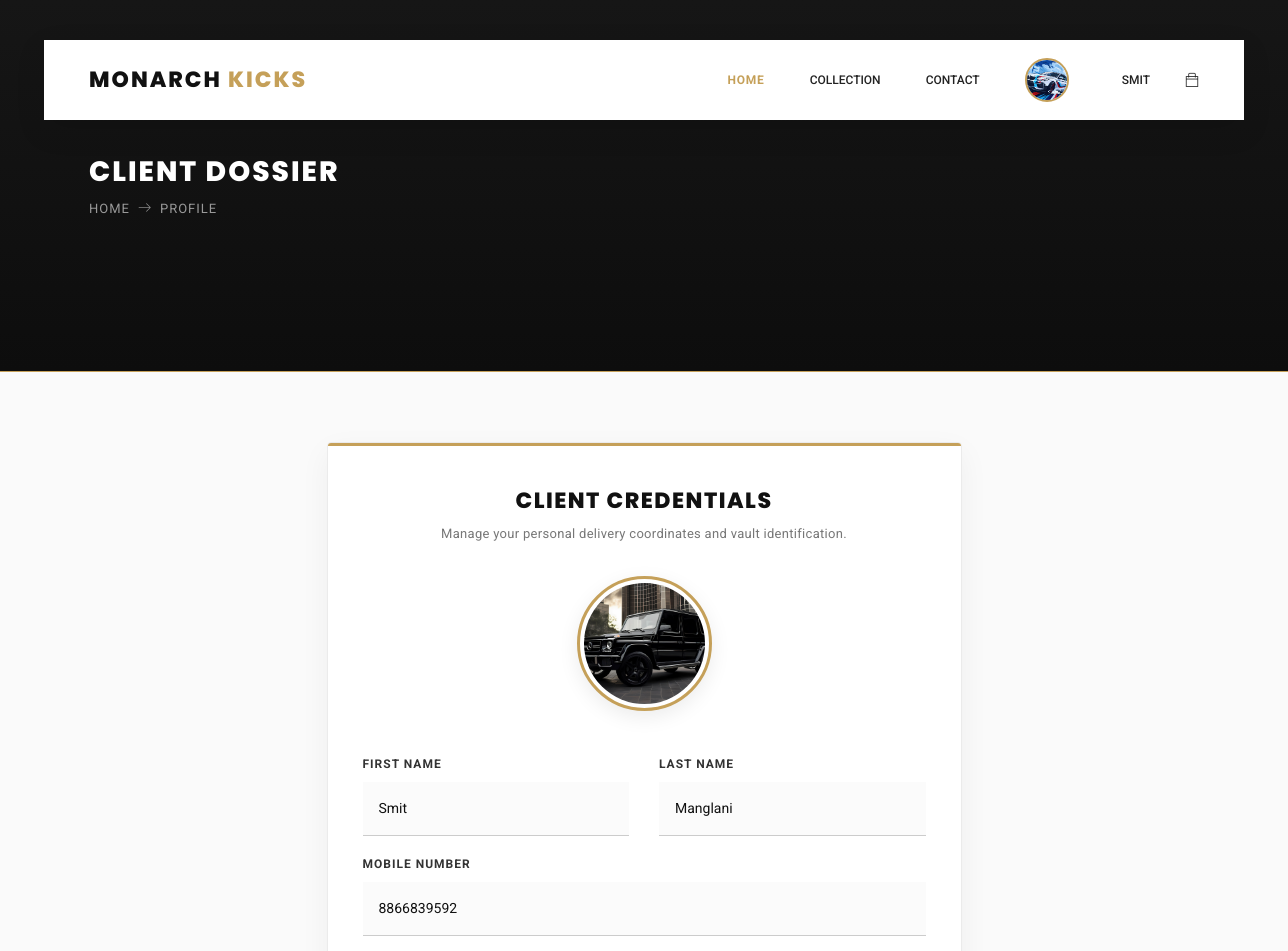
The page /profile/ (signed in, upper part) on the database as committed earlier.
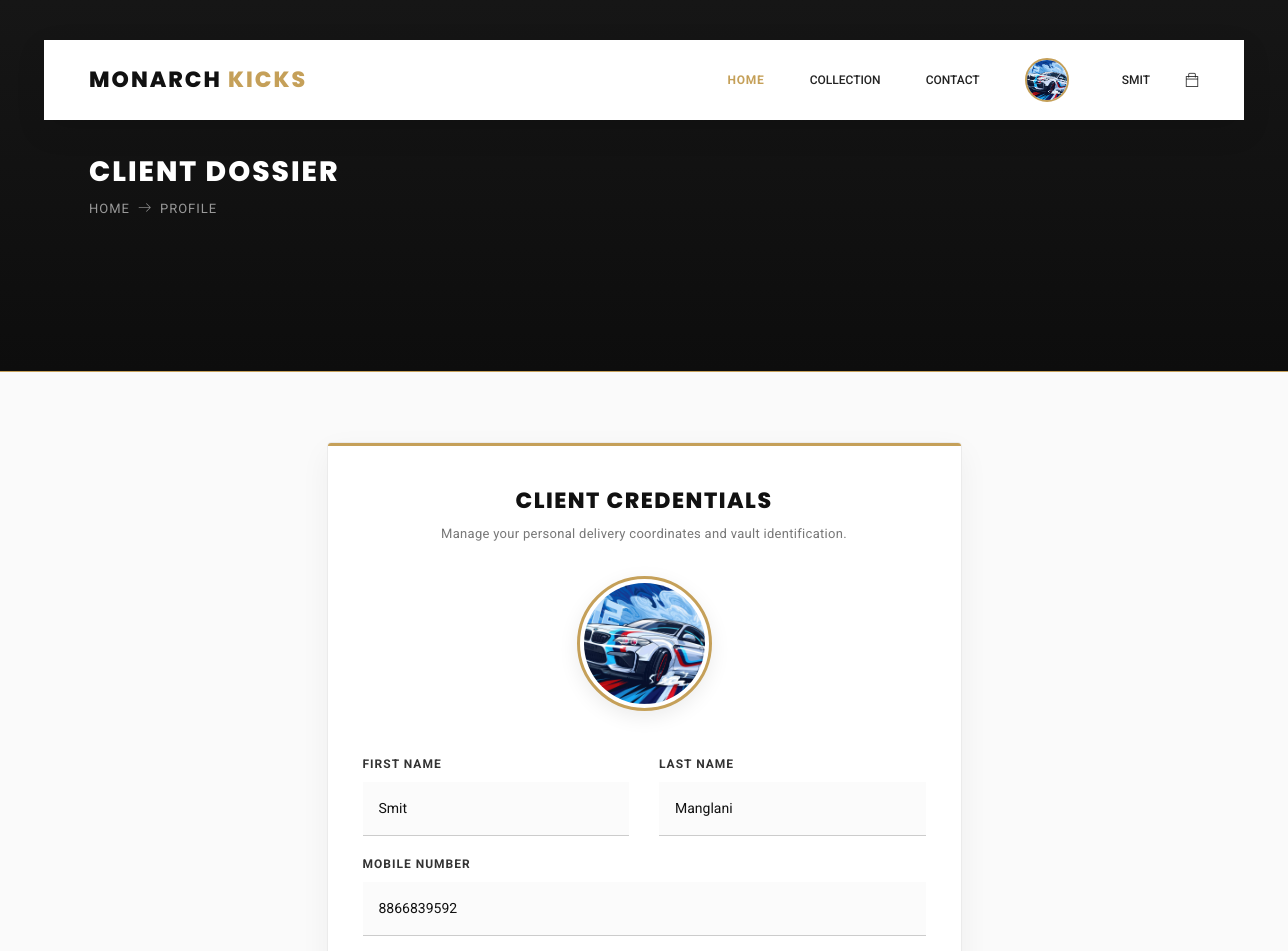
The same page on the database as committed later.
### newapp/models.py (models this page shows, shortened)
class User(models.Model):
    fname = models.CharField(max_length=100)
    lname = models.CharField(max_length=100)
    email = models.EmailField()
    mobile = models.CharField(max_length=20)
    address = models.TextField()
    password = models.CharField(max_length=100)
    profile_picture = models.ImageField(upload_to='profile_picture/')
    usertype=models.CharField(max_length=100,default="buyer")

### newapp/views.py (the view)
# urls.py: path('profile/', views.profile, name='profile'),
def profile(request):
    user = User.objects.get(email=request.session['email'])
    if request.method == 'POST':
        user.fname = request.POST['fname']
        user.lname = request.POST['lname']
        user.mobile = request.POST['mobile']
        user.address = request.POST['address']
        try:
            user.profile_picture = request.FILES['profile_picture']
        except:
            pass
        user.save()
        request.session['profile_picture'] = user.profile_picture.url
        msg = "Profile Updated Successfully"
        if user.usertype == "buyer":
            return render(request, 'profile.html', {'msg': msg, 'user': user})
        else:
            return render(request, 'seller-profile.html', {'msg': msg, 'user': user})
    else:
        if user.usertype == "buyer":
            return render(request, 'profile.html', {'user': user})
        else:
            return render(request, 'seller-profile.html', {'user': user})

### newapp/templates/profile.html (shortened to what this page needs)
{% extends 'header.html' %}
{% load static %}
{% block content %}
    <section class="banner-area luxury-profile-banner">
       <div class="container">
          <div class="breadcrumb-banner d-flex flex-wrap align-items-center justify-content-between">
             <div class="col-first">
                <h1>Client Dossier</h1>
                <nav class="d-flex align-items-center mt-2">
                   <a href="/">Home<span class="lnr lnr-arrow-right mx-2"></span></a>
                   <a href="{% url 'profile' %}">Profile</a>
                </nav>
             </div>
          </div>
       </div>
    </section>
    <section class="login_box_area profile-section-area">
       <div class="container">
          <div class="row justify-content-center">
             <div class="col-lg-7 col-md-9">
                <div class="profile-card-luxury">
                   <h3>Client Credentials</h3>
                   <p class="card-subtext">Manage your personal delivery coordinates and vault identification.</p>
                   <form class="row login_form" action="{% url 'profile' %}" method="post" enctype="multipart/form-data" id="registerForm">
                      <div class="col-md-12 text-center mb-3">
                         <div class="avatar-wrapper">
                            <img src="{{ user.profile_picture.url }}" alt="Profile Picture" class="profile-img-preview">
                         </div>
                      </div>
                      <div class="col-md-6 form-group text-left mb-3">
                         <label class="form-label-luxury" for="firstname">First Name</label>
                         <input type="text" class="form-control input-luxury" id="firstname" name="fname" value="{{ user.fname }}" required>
                      </div>
                      <div class="col-md-6 form-group text-left mb-3">
                         <label class="form-label-luxury" for="lastname">Last Name</label>
                         <input type="text" class="form-control input-luxury" id="lastname" name="lname" value="{{ user.lname }}" required>
                      </div>
                      <div class="col-md-12 form-group text-left mb-3">
                         <label class="form-label-luxury" for="mobile">Mobile Number</label>
                         <input type="tel" class="form-control input-luxury" id="mobile" name="mobile" value="{{ user.mobile }}" required>
                      </div>
                   </form>
                </div>
             </div>
          </div>
       </div>
    </section>
{% endblock %}

### newapp/templates/header.html (shortened to what this page needs)
{% load static %}
<!DOCTYPE html>
<html lang="en" class="no-js">
<head>
    <link rel="stylesheet" href="{% static 'css/linearicons.css' %}">
    <link rel="stylesheet" href="{% static 'css/font-awesome.min.css' %}">
    <link rel="stylesheet" href="{% static 'css/themify-icons.css' %}">
    <link rel="stylesheet" href="{% static 'css/bootstrap.css' %}">
    <link rel="stylesheet" href="{% static 'css/owl.carousel.css' %}">
    <link rel="stylesheet" href="{% static 'css/nice-select.css' %}">
    <link rel="stylesheet" href="{% static 'css/nouislider.min.css' %}">
    <link rel="stylesheet" href="{% static 'css/ion.rangeSlider.css' %}" />
    <link rel="stylesheet" href="{% static 'css/ion.rangeSlider.skinFlat.css' %}" />
    <link rel="stylesheet" href="{% static 'css/magnific-popup.css' %}">
    <link rel="stylesheet" href="{% static 'css/main.css' %}">
    <link rel="stylesheet" href="{% static 'css/theme.css' %}">
</head>
<body>
    <header class="header_area sticky-header">
       <div class="main_menu">
          <nav class="navbar navbar-expand-lg navbar-light main_box">
             <div class="container">
                <a class="navbar-brand logo_h d-flex align-items-center" href="/">
                   <h1 class="brand-title">Monarch <span>Kicks</span></h1>
                </a>
                <div class="collapse navbar-collapse offset" id="navbarSupportedContent">
                   <ul class="nav navbar-nav menu_nav ml-auto align-items-center">
                      <li class="nav-item active"><a class="nav-link" href="/">Home</a></li>
                      <li class="nav-item submenu dropdown">
                         <a href="#" class="nav-link dropdown-toggle" data-toggle="dropdown" role="button" aria-haspopup="true"
                          aria-expanded="false">Collection</a>
                      </li>
                      <li class="nav-item"><a class="nav-link" href="contact.html">Contact</a></li>
                      {% if request.session.email %}
                      <li class="nav-item">
                         <a href="{% url 'profile' %}" class="nav-link p-0 mr-2" title="Client Profile">
                            {% if request.session.profile_picture %}
                               <img src="{{ request.session.profile_picture }}" alt="Profile" class="profile-avatar">
                            {% else %}
                               <img src="{% static 'img/fav.png' %}" alt="Profile" class="profile-avatar">
                            {% endif %}
                         </a>
                      </li>
                      <li class="nav-item submenu dropdown">
                         <a href="#" class="nav-link dropdown-toggle" data-toggle="dropdown" role="button" aria-haspopup="true" aria-expanded="false">
                            {{ request.session.fname }}
                         </a>
                      </li>
                      {% else %}
                      <li class="nav-item"><a class="nav-link" href="{% url 'login' %}">Sign In</a></li>
                      <li class="nav-item"><a class="nav-link" href="{% url 'signup' %}">Register</a></li>
                      {% endif %}
                   </ul>
                   <ul class="nav navbar-nav navbar-right">
                      <li class="nav-item"><a href="{% url 'cart' %}" class="cart"><span class="ti-bag"></span></a></li>
                   </ul>
                </div>
             </div>
          </nav>
       </div>
    </header>
{% block content %}
{% endblock %}
</body>
</html>

Rows that differ between the two databases and show on the page:
changed User "SMIT": profile_picture: a different picture
